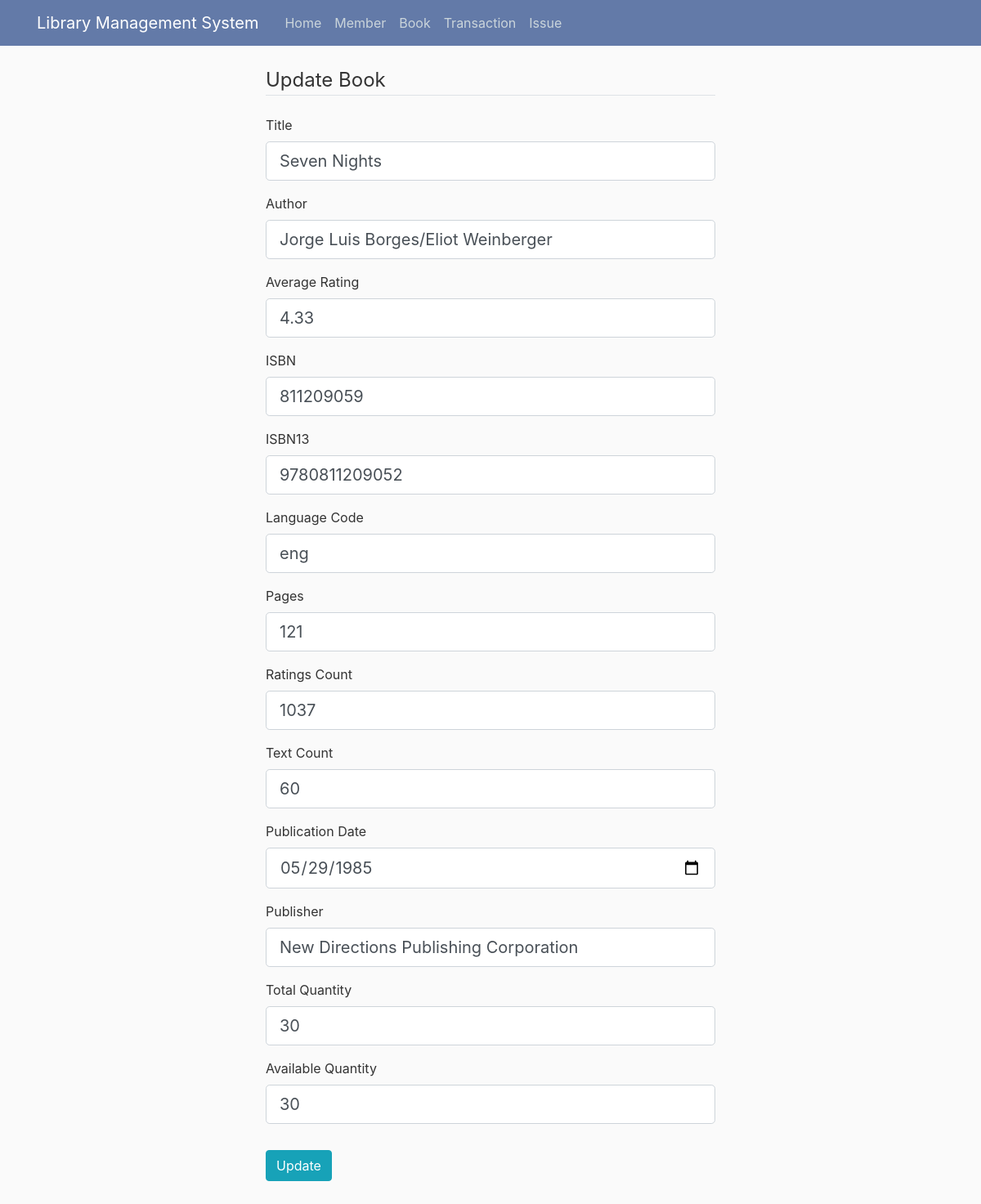
The app's page /book/2/update with its own data.
### library/models.py (models this page shows, shortened)
class Book(db.Model):
    id = db.Column(db.Integer, primary_key=True)
    title = db.Column(db.String, nullable=False)
    authors = db.Column(db.String, nullable=False)
    average_rating = db.Column(db.Float, nullable=False)
    isbn = db.Column(db.Integer, nullable=False)
    isbn13 = db.Column(db.Integer, nullable=False)
    language_code = db.Column(db.String(300), nullable=False)
    num_pages = db.Column(db.Integer, nullable=False)
    ratings_count = db.Column(db.Integer, nullable=False)
    text_reviews_count = db.Column(db.Integer, nullable=False)
    publication_date = db.Column(db.Date, nullable=False)
    publisher = db.Column(db.String, nullable=False)
    total_quantity = db.Column(db.Integer, default=30)
    available_quantity = db.Column(db.Integer, default=30, nullable=True)
    total_issue = db.Column(db.Integer, default=10, nullable=True)
    transaction = db.relationship('Transaction', backref='book', lazy=True, passive_deletes=True)

### library/routes.py (the view)
@app.route("/book/<int:book_id>/update", methods=['GET', 'POST'])
def update_book(book_id):
    book = Book.query.get_or_404(book_id)
    form = UpdateBook()
    if form.validate_on_submit():
        book.title = form.title.data
        book.authors = form.authors.data
        book.average_rating = form.average_rating.data
        book.isbn = form.isbn.data
        book.isbn13 = form.isbn13.data
        book.language_code = form.language_code.data
        book.num_pages = form.num_pages.data
        book.ratings_count = form.ratings_count.data
        book.text_reviews_count = form.text_reviews_count.data
        book.publication_date = form.publication_date.data
        book.publisher = form.publisher.data
        book.total_quantity = form.total_quantity.data
        book.available_quantity = form.available_quantity.data
        db.session.commit()
        flash('Book details have been updated!', 'success')
        return redirect(url_for('view_book'))
    elif request.method == 'GET':
        form.title.data = book.title
        form.authors.data = book.authors
        form.average_rating.data = book.average_rating
        form.isbn.data = book.isbn
        form.isbn13.data = book.isbn13
        form.language_code.data = book.language_code
        form.num_pages.data = book.num_pages
        form.ratings_count.data = book.ratings_count
        form.text_reviews_count.data = book.text_reviews_count
        form.publication_date.data = book.publication_date
        form.publisher.data = book.publisher
        form.total_quantity.data = book.total_quantity
        form.available_quantity.data = book.available_quantity
    return render_template('add_book.html', title='Update Book',
                           form=form, legend='Update Book')

### library/forms.py
class UpdateBook(FlaskForm):
    title = StringField('Title', validators=[DataRequired()])
    authors = StringField('Author', validators=[DataRequired()])
    average_rating = FloatField('Average Rating', validators=[DataRequired()])
    isbn = StringField('ISBN', validators=[DataRequired()])
    isbn13 = StringField('ISBN13', validators=[DataRequired()])
    language_code = StringField('Language Code', validators=[DataRequired()])
    num_pages = IntegerField('Pages', validators=[DataRequired()])
    ratings_count = IntegerField('Ratings Count', validators=[DataRequired()])
    text_reviews_count = IntegerField('Text Count', validators=[DataRequired()])
    publication_date = DateField('Publication Date', validators=[DataRequired()])
    publisher = StringField('Publisher', validators=[DataRequired()])
    total_quantity = IntegerField('Total Quantity', validators=[DataRequired()])
    available_quantity = IntegerField('Available Quantity')
    submit = SubmitField('Update')

### library/templates/add_book.html (shortened to what this page needs)
{% extends "layout.html" %}
{% block content %}
<div class="content-section">
    <form method="POST" action="" class="add_data">
        <fieldset class="form-group">
            <legend class="border-bottom mb-4">{{ legend }}</legend>
            <div class="form-group">
                {{ form.title.label(class="form-control-label") }}
                {% if form.title.errors %}
                {{ form.title(class="form-control form-control-lg is-invalid") }}
                <div class="invalid-feedback">
                    {% for error in form.title.errors %}
                    <span>{{ error }}</span>
                    {% endfor %}
                </div>
                {% else %}
                {{ form.title(class="form-control form-control-lg") }}
                {% endif %}
            </div>
            <div class="form-group">
                {{ form.authors.label(class="form-control-label") }}
                {% if form.authors.errors %}
                {{ form.authors(class="form-control form-control-lg is-invalid") }}
                <div class="invalid-feedback">
                    {% for error in form.content.errors %}
                    <span>{{ error }}</span>
                    {% endfor %}
                </div>
                {% else %}
                {{ form.authors(class="form-control form-control-lg") }}
                {% endif %}
            </div>
            <div class="form-group">
                {{ form.average_rating.label(class="form-control-label") }}
                {% if form.average_rating.errors %}
                {{ form.average_rating(class="form-control form-control-lg is-invalid") }}
                <div class="invalid-feedback">
                    {% for error in form.average_rating.errors %}
                    <span>{{ error }}</span>
                    {% endfor %}
                </div>
                {% else %}
                {{ form.average_rating(class="form-control form-control-lg") }}
                {% endif %}
            </div>
            <div class="form-group">
                {{ form.isbn.label(class="form-control-label") }}
                {% if form.isbn.errors %}
                {{ form.isbn(class="form-control form-control-lg is-invalid") }}
                <div class="invalid-feedback">
                    {% for error in form.isbn.errors %}
                    <span>{{ error }}</span>
                    {% endfor %}
                </div>
                {% else %}
                {{ form.isbn(class="form-control form-control-lg") }}
                {% endif %}
            </div>
            <div class="form-group">
                {{ form.isbn13.label(class="form-control-label") }}
                {% if form.isbn13.errors %}
                {{ form.isbn13(class="form-control form-control-lg is-invalid") }}
                <div class="invalid-feedback">
                    {% for error in form.isbn13.errors %}
                    <span>{{ error }}</span>
                    {% endfor %}
                </div>
                {% else %}
                {{ form.isbn13(class="form-control form-control-lg") }}
                {% endif %}
            </div>
            <div class="form-group">
                {{ form.language_code.label(class="form-control-label") }}
                {% if form.language_code.errors %}
                {{ form.language_code(class="form-control form-control-lg is-invalid") }}
                <div class="invalid-feedback">
                    {% for error in form.language_code.errors %}
                    <span>{{ error }}</span>
                    {% endfor %}
                </div>
                {% else %}
                {{ form.language_code(class="form-control form-control-lg") }}
                {% endif %}
            </div>
            <div class="form-group">
                {{ form.num_pages.label(class="form-control-label") }}
                {% if form.num_pages.errors %}
                {{ form.num_pages(class="form-control form-control-lg is-invalid") }}
                <div class="invalid-feedback">
                    {% for error in form.num_pages.errors %}
                    <span>{{ error }}</span>
                    {% endfor %}
                </div>
                {% else %}
                {{ form.num_pages(class="form-control form-control-lg") }}
                {% endif %}
            </div>
            <div class="form-group">
                {{ form.ratings_count.label(class="form-control-label") }}
                {% if form.ratings_count.errors %}
                {{ form.ratings_count(class="form-control form-control-lg is-invalid") }}
                <div class="invalid-feedback">
                    {% for error in form.ratings_count.errors %}
                    <span>{{ error }}</span>
                    {% endfor %}
                </div>
                {% else %}
                {{ form.ratings_count(class="form-control form-control-lg") }}
                {% endif %}
            </div>
            <div class="form-group">
                {{ form.text_reviews_count.label(class="form-control-label") }}
                {% if form.text_reviews_count.errors %}
                {{ form.text_reviews_count(class="form-control form-control-lg is-invalid") }}
                <div class="invalid-feedback">
                    {% for error in form.text_reviews_count.errors %}
                    <span>{{ error }}</span>
                    {% endfor %}
                </div>
                {% else %}
                {{ form.text_reviews_count(class="form-control form-control-lg") }}
                {% endif %}
            </div>
            <div class="form-group">
                {{ form.publication_date.label(class="form-control-label") }}
                {% if form.publication_date.errors %}
                {{ form.publication_date(class="form-control form-control-lg is-invalid") }}
                <div class="invalid-feedback">
                    {% for error in form.publication_date.errors %}
                    <span>{{ error }}</span>
                    {% endfor %}
                </div>
                {% else %}
                {{ form.publication_date(class="form-control form-control-lg") }}
                {% endif %}
            </div>
            <div class="form-group">
                {{ form.publisher.label(class="form-control-label") }}
                {% if form.publisher.errors %}
                {{ form.publisher(class="form-control form-control-lg is-invalid") }}
                <div class="invalid-feedback">
                    {% for error in form.publisher.errors %}
                    <span>{{ error }}</span>
                    {% endfor %}
                </div>
                {% else %}
                {{ form.publisher(class="form-control form-control-lg") }}
                {% endif %}
            </div>
            <div class="form-group">
                {{ form.total_quantity.label(class="form-control-label") }}
                {% if form.total_quantity.errors %}
                {{ form.total_quantity(class="form-control form-control-lg is-invalid") }}
                <div class="invalid-feedback">
                    {% for error in form.total_quantity.errors %}
                    <span>{{ error }}</span>
                    {% endfor %}
                </div>
                {% else %}
                {{ form.total_quantity(class="form-control form-control-lg") }}
                {% endif %}
            </div>
            <div class="form-group">
                {{ form.available_quantity.label(class="form-control-label") }}
                {% if form.available_quantity.errors %}
                {{ form.available_quantity(class="form-control form-control-lg is-invalid") }}
                <div class="invalid-feedback">
                    {% for error in form.available_quantity.errors %}
                    <span>{{ error }}</span>
                    {% endfor %}
                </div>
                {% else %}
                {{ form.available_quantity(class="form-control form-control-lg") }}
                {% endif %}
            </div>
        </fieldset>
        <div class="form-group">
            {{ form.submit(class="btn btn-info") }}
        </div>
        <br>
    </form>
</div>
{% endblock content %}

### library/static/main.css (style rules this page uses)
body { background: #fafafa; color: #333333; margin-top: 5rem; overflow: scroll; }
.add_data { width: 550px; height: 450px; margin: auto; position: relative; }

### records on screen
Book: title "Seven Nights", authors "Jorge Luis Borges/Eliot Weinberger", average_rating "4.33", isbn "811209059", isbn13 "9780811209052", language_code "eng", num_pages "121", ratings_count "1037", text_reviews_count "60", publication_date "05/29/1985", publisher "New Directions Publishing Corporation", total_quantity "30", available_quantity "30"

### other values on screen
{{ legend }} "Update Book"
